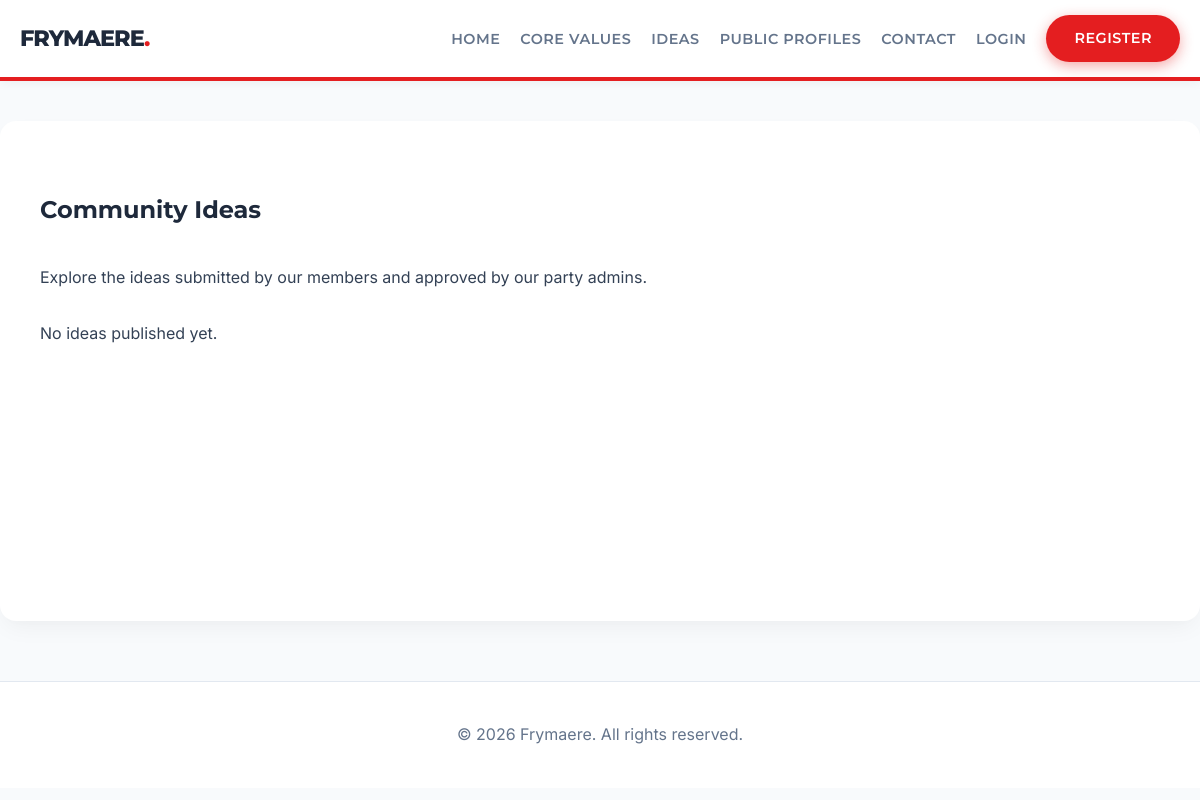
Page /ideas.php on the committed database.
### tables this page shows
CREATE TABLE `settings` (
  `id` int(11) NOT NULL AUTO_INCREMENT,
  `site_title` varchar(255) NOT NULL DEFAULT 'Ardhmja',
  `site_description` text,
  `home_banner_text` varchar(255) DEFAULT 'Building a New Republic Together',
  `join_us_btn` varchar(255) DEFAULT 'Join Us Now',
  `home_core_values_title` varchar(255) DEFAULT 'Our Core Values',
  `home_core_values_text` text,
  `view_values_btn` varchar(255) DEFAULT 'View Core Values',
  `home_latest_ideas_title` varchar(255) DEFAULT 'Latest Community Ideas',
  `view_ideas_btn` varchar(255) DEFAULT 'View All Ideas',
  `values_page_title` varchar(255) DEFAULT 'Our Core Values',
  `values_page_text` text,
  `ideas_page_title` varchar(255) DEFAULT 'Community Ideas',
  `ideas_page_text` text,
  `submit_idea_btn` varchar(255) DEFAULT 'Submit an Idea',
  `contact_page_title` varchar(255) DEFAULT 'Contact Us',
  `contact_page_text` text,
  `register_page_title` varchar(255) DEFAULT 'Register',
  `login_page_title` varchar(255) DEFAULT 'Login',
  `footer_text` varchar(255) DEFAULT 'All rights reserved.',
  `email_verification_subject` varchar(255) DEFAULT 'Verify your email for {site_title}',
  `email_verification_message` text,
  `menu_home` varchar(255) DEFAULT 'Home',
  `menu_values` varchar(255) DEFAULT 'Core Values',
  `menu_ideas` varchar(255) DEFAULT 'Ideas',
  `menu_profiles` varchar(255) DEFAULT 'Public Profiles',
  `menu_contact` varchar(255) DEFAULT 'Contact',
  `menu_profile` varchar(255) DEFAULT 'Profile',
  `menu_admin` varchar(255) DEFAULT 'Admin Panel',
  `menu_logout` varchar(255) DEFAULT 'Logout',
  `menu_login` varchar(255) DEFAULT 'Login',
  `menu_register` varchar(255) DEFAULT 'Register',
  PRIMARY KEY (`id`)
);

### includes/db.php (called while the page is built, shortened)
<?php
$host = 'localhost';
$dbname = 'ardhmja';
$username = 'root';
$password = '';
try {
    $pdo = new PDO("mysql:host=$host;dbname=$dbname;charset=utf8", $username, $password);
    $pdo->setAttribute(PDO::ATTR_ERRMODE, PDO::ERRMODE_EXCEPTION);
} catch (PDOException $e) {
    $pdo = null;
}
$global_settings = [];
if ($pdo) {
    $stmt = $pdo->query("SELECT * FROM settings WHERE id = 1");
    if ($stmt) {
        $global_settings = $stmt->fetch(PDO::FETCH_ASSOC) ?: [];
    }
}
$t_site_title = $global_settings['site_title'] ?? 'Frymaere';
$t_ideas_page_title = $global_settings['ideas_page_title'] ?? 'Community Ideas';
$t_ideas_page_text = $global_settings['ideas_page_text'] ?? 'Explore the ideas submitted by our members and approved by our party admins.';
$t_footer_text = $global_settings['footer_text'] ?? 'All rights reserved.';
$t_menu_home = $global_settings['menu_home'] ?? 'Home';
$t_menu_values = $global_settings['menu_values'] ?? 'Core Values';
$t_menu_ideas = $global_settings['menu_ideas'] ?? 'Ideas';
$t_menu_profiles = $global_settings['menu_profiles'] ?? 'Public Profiles';
$t_menu_contact = $global_settings['menu_contact'] ?? 'Contact';
$t_menu_login = $global_settings['menu_login'] ?? 'Login';
$t_menu_register = $global_settings['menu_register'] ?? 'Register';
?>

### ideas.php (the view, shortened to what this page needs)
<?php
require_once 'includes/db.php';
$ideas = [];
if ($pdo) {
    $ideas = $pdo->query("
        SELECT i.title, i.description, u.username, i.created_at
        FROM ideas i
        JOIN users u ON i.user_id = u.id
        WHERE i.status = 'approved'
        ORDER BY i.created_at DESC
    ")->fetchAll();
}
?>
<!DOCTYPE html>
<html lang="en">
<head>
    <link rel="stylesheet" href="assets/css/style.css">
</head>
<body>
    <?php include 'includes/header.php'; ?>
    <div class="container main-content">
        <div class="flex-header">
            <h2><?= htmlspecialchars($t_ideas_page_title) ?></h2>
        </div>
        <p><?= $t_ideas_page_text ?></p>
        <div class="ideas-list">
            <?php if(empty($ideas)): ?>
                <p>No ideas published yet.</p>
            <?php endif; ?>
        </div>
    </div>
    <?php include "includes/footer.php"; ?>
</body>
</html>

### includes/header.php (shortened to what this page needs)
<header class="main-header">
    <div class="container header-container">
        <div class="logo">
            <a href="index.php"><h1><?= htmlspecialchars($t_site_title ?? 'Ardhmja') ?></h1></a>
        </div>
        <nav class="main-nav">
            <ul>
                <li><a href="index.php"><?= htmlspecialchars($t_menu_home) ?></a></li>
                <li><a href="core_values.php"><?= htmlspecialchars($t_menu_values) ?></a></li>
                <li><a href="ideas.php"><?= htmlspecialchars($t_menu_ideas) ?></a></li>
                <li><a href="public_profiles.php"><?= htmlspecialchars($t_menu_profiles) ?></a></li>
                <li><a href="contact.php"><?= htmlspecialchars($t_menu_contact) ?></a></li>
                <?php if (isset($_SESSION['user_id'])): ?>
                    <li><a href="profile.php"><?= htmlspecialchars($t_menu_profile) ?></a></li>
                    <?php if ($_SESSION['role'] === 'admin'): ?>
                        <li><a href="admin/index.php"><?= htmlspecialchars($t_menu_admin) ?></a></li>
                    <?php endif; ?>
                    <li><a href="logout.php" class="btn-logout"><?= htmlspecialchars($t_menu_logout) ?> (<?= htmlspecialchars($_SESSION['username']) ?>)</a></li>
                <?php else: ?>
                    <li><a href="login.php"><?= htmlspecialchars($t_menu_login) ?></a></li>
                    <li><a href="register.php" class="btn"><?= htmlspecialchars($t_menu_register) ?></a></li>
                <?php endif; ?>
            </ul>
        </nav>
    </div>
</header>

### includes/footer.php
<footer class="main-footer">
    <div class="container">
        <p>&copy; <?= date('Y') ?> <?= htmlspecialchars($t_site_title ?? 'Ardhmja') ?>. <?= htmlspecialchars($t_footer_text ?? 'All rights reserved.') ?></p>
    </div>
</footer>

### assets/css/style.css (style rules this page uses)
:root { --primary-color: #e41e20; --secondary-color: #1e293b; --accent-color: #FFFFFF; --text-color: #334155; --text-light: #64748b; --bg-color: #f8fafc; --card-bg: #ffffff; --font-family: 'Inter', -apple-system, BlinkMacSystemFont, 'Segoe UI', Roboto, Helvetica, Arial, sans-serif; --heading-font: 'Montserrat', sans-serif; --border-radius: 16px; --box-shadow: 0 10px 25px -5px rgba(0, 0, 0, 0.05), 0 8px 10px -6px rgba(0, 0, 0, 0.01); }
body { margin: 0; padding: 0; font-family: var(--font-family); color: var(--text-color); background-color: var(--bg-color); line-height: 1.6; }
h1, h2, h3, h4, h5, h6 { font-family: var(--heading-font); font-weight: 700; color: var(--secondary-color); }
a { color: var(--primary-color); text-decoration: none; transition: color 0.3s ease; }
.container { max-width: 1200px; margin: 0 auto; padding: 0 20px; }
.main-header { background: var(--card-bg); border-bottom: 4px solid var(--primary-color); box-shadow: 0 2px 10px rgba(0,0,0,0.05); position: sticky; top: 0; z-index: 1000; }
.header-container { display: flex; justify-content: space-between; align-items: center; padding: 15px 20px; }
.logo a { text-decoration: none; }
.logo h1 { margin: 0; color: var(--secondary-color); font-size: 1.4em; font-weight: 800; letter-spacing: -1px; text-transform: uppercase; }
.logo h1::after { content: '.'; color: var(--primary-color); }
.main-nav ul { list-style: none; display: flex; margin: 0; padding: 0; align-items: center; }
.main-nav li { margin-left: 20px; }
.main-nav a { color: var(--text-light); font-weight: 600; font-family: var(--heading-font); text-transform: uppercase; font-size: 0.9em; letter-spacing: 0.5px; transition: color 0.3s ease; }
.btn { display: inline-block; padding: 12px 28px; background: var(--primary-color); color: var(--accent-color) !important; border: none; border-radius: 30px; cursor: pointer; font-weight: 700; font-family: var(--heading-font); text-transform: uppercase; font-size: 0.9em; letter-spacing: 1px; text-align: center; transition: all 0.3s cubic-bezier(0.4, 0, 0.2, 1); box-shadow: 0 4px 14px 0 rgba(228, 30, 32, 0.39); }
.main-content { padding: 50px 40px; background: var(--card-bg); min-height: 50vh; border-radius: var(--border-radius); box-shadow: var(--box-shadow); margin-top: 40px; margin-bottom: 40px; }
.ideas-list { margin-top: 30px; }
.flex-header { display: flex; justify-content: space-between; align-items: center; }
.main-footer { background: #ffffff; color: var(--text-light); text-align: center; padding: 40px 0; margin-top: 60px; border-top: 1px solid #e2e8f0; }
.main-footer p { margin: 0; }

### rows in the picture
settings: site_title "FRYMAERE", menu_home "HOME", menu_values "CORE VALUES", menu_ideas "IDEAS", menu_profiles "PUBLIC PROFILES", menu_contact "CONTACT", menu_login "LOGIN", menu_register "REGISTER", ideas_page_title "Community Ideas", ideas_page_text "Explore the ideas submitted by our members and approved by our party admins.", site_title "Frymaere", footer_text "All rights reserved."
